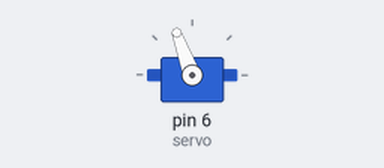
A sketch run on a simulated Arduino Uno, built with avr-gcc and run on an emulated ATmega328P. On the bench: servo.

Above: at 0.05 s.
At 4.0 s:
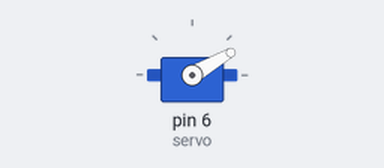
Timing chart, 0 to 5.2 s (numbered marks = the images above):
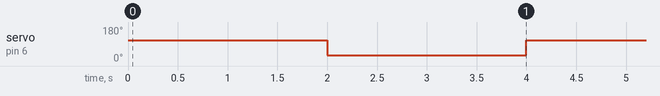

The sketch:

Prosthetic_Hand_Project_1.ino
```cpp
#include<Servo.h>
Servo servo;

void setup() {
  // put your setup code here, to run once:
servo.attach(6);

}

void loop() {
  // put your main code here, to run repeatedly:
servo.write(110);
delay(2000);
servo.write(30);
delay(2000);
}
```

Measured:
- by itself, servo on pin 6 (servo): alternates 110° for 2.0 s and 30° for 2.0 s
